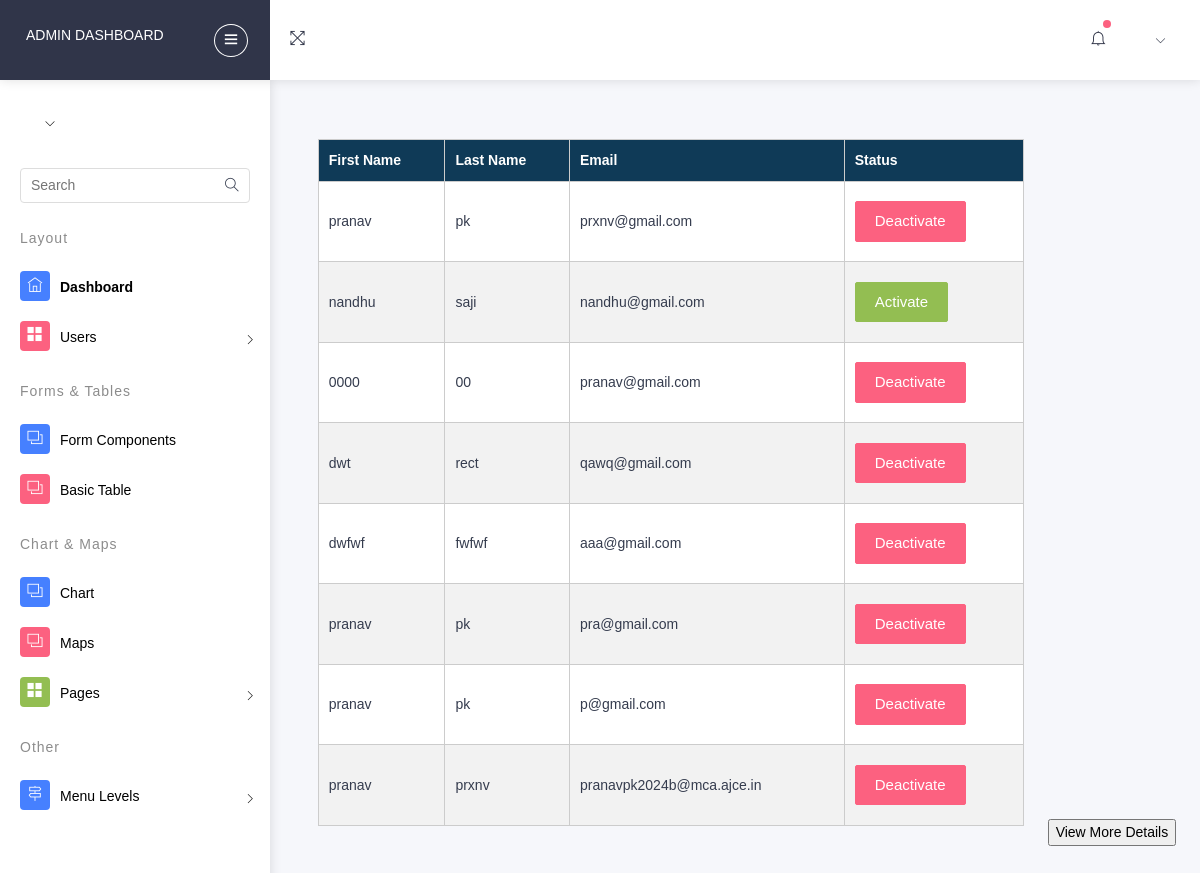
The page /myauth/adminn/ on the database as committed earlier.
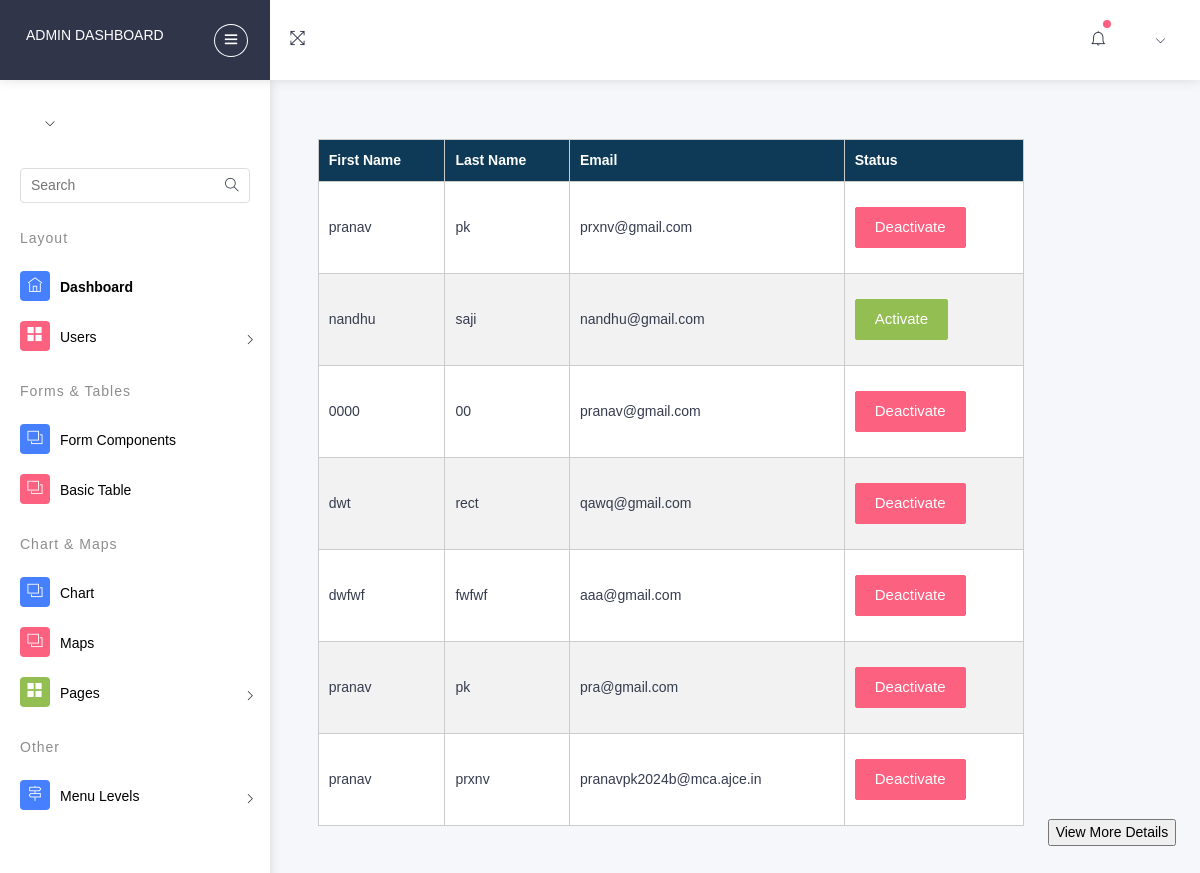
The same page on the database as committed later.
### myauth/models.py (models this page shows)
class User(AbstractUser):
    class Role(models.TextChoices):
        ADMIN="ADMIN",'Admin'
        CUSTOMER="CUSTOMER",'Customer'
        DELIVERYBOY="DELIVERYBOY",'deliveryboy'
        SELLER="SELLER",'Seller'
    role = models.CharField(max_length=50,choices=Role.choices)

### myauth/views.py (the view)
# urls.py: path('adminn/',views.adminn,name='adminn'),
def adminn(request):
    User = get_user_model()
    user_profiles = User.objects.filter(role='CUSTOMER')
    context = {'user_profiles': user_profiles}
    return render(request,'userview.html',context)

### templates/userview.html (shortened to what the changed rows need)
{% load static %}
<!DOCTYPE html>
<html lang="en">
<head>
      <link rel="stylesheet" type="text/css" href="{% static 'assetsss/css/bootstrap/css/bootstrap.min.css' %}">
      <link rel="stylesheet" type="text/css" href="{% static 'assetsss/icon/themify-icons/themify-icons.css' %}">
      <link rel="stylesheet" type="text/css" href="{% static 'assetsss/icon/icofont/css/icofont.css' %}">
      <link rel="stylesheet" type="text/css" href="{% static 'assetsss/css/style.css' %}">
      <link rel="stylesheet" type="text/css" href="{% static 'assetsss/css/jquery.mCustomScrollbar.css' %}">
  </head>
  <body>
    <div id="pcoded" class="pcoded">
        <div class="pcoded-container navbar-wrapper">
            <div class="pcoded-main-container">
                <div class="pcoded-wrapper">
                    <div class="pcoded-content">
                        <div class="pcoded-inner-content">
                            <div class="main-body">
                                <div class="page-wrapper">
                                    <div class="page-body">
                                        <div class="row">
                                            <!DOCTYPE html>
<html>
<head>
</head>
<body>
    <table>
        <thead>
            <tr>
                <th>First Name</th>
                <th>Last Name</th>
                <th>Email</th>
                <th>Status</th>
            </tr>
        </thead>
        <tbody>
            {% for user_profile in user_profiles %}
            <tr>
                <td>{{ user_profile.first_name }}</td>
                <td>{{ user_profile.last_name }}</td>
                <td>{{ user_profile.email }}</td>
                <td>
                    {% if user_profile.is_active %}
                        <form method="post" action="{% url 'deactivate_user' user_profile.id %}">
                            <button type="submit" class="btn btn-danger">Deactivate</button>
                        </form>
                    {% else %}
                        <form method="post" action="{% url 'activate_user' user_profile.id %}">
                            <button type="submit" class="btn btn-success">Activate</button>
                        </form>
                {% endif %}
                </td>
            </tr>
            {% endfor %}
        </tbody>
    </table>
</body>
</html>
</body>
</html>

Rows that differ between the two databases and show on the page:
removed User: first_name "pranav", last_name "pk", email "p@gmail.com", is_active "Deactivate"
